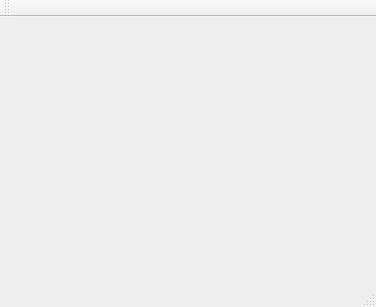
<?xml version="1.0" encoding="UTF-8"?>
<ui version="4.0">
 <class>MainWindow</class>
 <widget class="QMainWindow" name="MainWindow">
  <property name="geometry">
   <rect>
    <x>0</x>
    <y>0</y>
    <width>376</width>
    <height>307</height>
   </rect>
  </property>
  <property name="windowTitle">
   <string>MainWindow</string>
  </property>
  <widget class="QWidget" name="centralWidget">
   <property name="enabled">
    <bool>true</bool>
   </property>
   <layout class="QVBoxLayout" name="verticalLayout">
    <item>
     <layout class="QHBoxLayout" name="horizontalLayout" stretch="1,4">
      <item>
       <layout class="QVBoxLayout" name="proLayout"/>
      </item>
      <item>
       <layout class="QVBoxLayout" name="picLayout"/>
      </item>
     </layout>
    </item>
   </layout>
  </widget>
  <widget class="QMenuBar" name="menuBar">
   <property name="geometry">
    <rect>
     <x>0</x>
     <y>0</y>
     <width>376</width>
     <height>28</height>
    </rect>
   </property>
  </widget>
  <widget class="QToolBar" name="mainToolBar">
   <attribute name="toolBarArea">
    <enum>TopToolBarArea</enum>
   </attribute>
   <attribute name="toolBarBreak">
    <bool>false</bool>
   </attribute>
  </widget>
  <widget class="QStatusBar" name="statusBar"/>
 </widget>
 <layoutdefault spacing="6" margin="11"/>
 <resources/>
 <connections/>
</ui>
